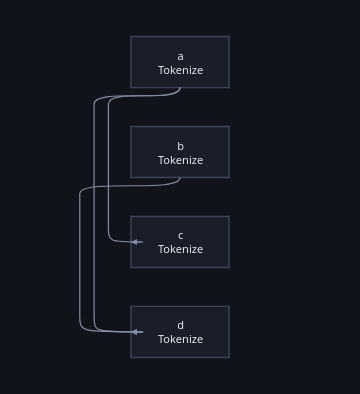

Notebook code cell kept with this figure:
### Markdown cell above
## The boxes say *when*, the arrows say *what feeds what*

For a graph built with `>>` and `|` the two agree. They stop agreeing for a
graph that is **not series-parallel** — only reachable through `node()`/`edge()`
— where the decomposition falls back to a flat sequence and the nesting no
longer says who feeds whom. The `N` is the case: `a→c`, `a→d`, `b→d`.

The arrows are all there is there, and a figure without them would be a lie.

### Code cell
n = Graph()
for who in ("a", "b", "c", "d"):
    n.node(who, Tokenize())
n.edge("a", "c")
n.edge("a", "d")
n.edge("b", "d")
n.figure()

### Figure 1 — Plotly figure (JSON) as saved in the notebook; plotly's stock layout.template omitted (floating-point values rounded to 4 significant figures)
{"data": [{"hoverinfo": "text", "hovertext": ["<b>a</b><br>class: Tokenize<br>device: cpu", "<b>b</b><br>class: Tokenize<br>device: cpu", "<b>c</b><br>class: Tokenize<br>device: cpu", "<b>d</b><br>class: Tokenize<br>device: cpu"], "marker": {"opacity": 0, "size": 1}, "mode": "markers", "showlegend": false, "type": "scatter", "x": [48.0, 48.0, 48.0, 48.0], "y": [25.0, 113.0, 201.0, 289.0]}], "layout": {"annotations": [{"align": "center", "font": {"color": "#e7e9ef", "family": "system-ui, -apple-system, Segoe UI, Roboto, sans-serif", "size": 11}, "showarrow": false, "text": "a<br>Tokenize", "x": 48.0, "xanchor": "center", "y": 25.0, "yanchor": "middle"}, {"align": "center", "font": {"color": "#e7e9ef", "family": "system-ui, -apple-system, Segoe UI, Roboto, sans-serif", "size": 11}, "showarrow": false, "text": "b<br>Tokenize", "x": 48.0, "xanchor": "center", "y": 113.0, "yanchor": "middle"}, {"align": "center", "font": {"color": "#e7e9ef", "family": "system-ui, -apple-system, Segoe UI, Roboto, sans-serif", "size": 11}, "showarrow": false, "text": "c<br>Tokenize", "x": 48.0, "xanchor": "center", "y": 201.0, "yanchor": "middle"}, {"align": "center", "font": {"color": "#e7e9ef", "family": "system-ui, -apple-system, Segoe UI, Roboto, sans-serif", "size": 11}, "showarrow": false, "text": "d<br>Tokenize", "x": 48.0, "xanchor": "center", "y": 289.0, "yanchor": "middle"}, {"arrowcolor": "#868ea3", "arrowhead": 2, "arrowsize": 1, "arrowwidth": 1.2, "ax": 12.0, "axref": "x", "ay": 201.0, "ayref": "y", "showarrow": true, "text": "", "x": 0.0, "xref": "x", "y": 201.0, "yref": "y"}, {"arrowcolor": "#868ea3", "arrowhead": 2, "arrowsize": 1, "arrowwidth": 1.2, "ax": 12.0, "axref": "x", "ay": 289.0, "ayref": "y", "showarrow": true, "text": "", "x": 0.0, "xref": "x", "y": 289.0, "yref": "y"}, {"arrowcolor": "#868ea3", "arrowhead": 2, "arrowsize": 1, "arrowwidth": 1.2, "ax": 12.0, "axref": "x", "ay": 289.0, "ayref": "y", "showarrow": true, "text": "", "x": 0.0, "xref": "x", "y": 289.0, "yref": "y"}], "font": {"color": "#e7e9ef", "family": "system-ui, -apple-system, Segoe UI, Roboto, sans-serif", "size": 12}, "height": 394.0, "hoverlabel": {"align": "left", "bgcolor": "#1a1e28", "bordercolor": "#2c3242", "font": {"color": "#e7e9ef", "family": "system-ui, -apple-system, Segoe UI, Roboto, sans-serif"}}, "legend": {"bgcolor": "rgba(0,0,0,0)", "font": {"color": "#868ea3"}, "orientation": "h", "x": 1, "xanchor": "right", "y": 1.02, "yanchor": "bottom"}, "margin": {"b": 16, "l": 16, "r": 16, "t": 16}, "paper_bgcolor": "#101319", "plot_bgcolor": "#101319", "shapes": [{"fillcolor": "#1a1e28", "layer": "below", "line": {"color": "#3d4459", "width": 1.4}, "type": "rect", "x0": 0.0, "x1": 96.0, "y0": 0.0, "y1": 50.0}, {"fillcolor": "#1a1e28", "layer": "below", "line": {"color": "#3d4459", "width": 1.4}, "type": "rect", "x0": 0.0, "x1": 96.0, "y0": 88.0, "y1": 138.0}, {"fillcolor": "#1a1e28", "layer": "below", "line": {"color": "#3d4459", "width": 1.4}, "type": "rect", "x0": 0.0, "x1": 96.0, "y0": 176.0, "y1": 226.0}, {"fillcolor": "#1a1e28", "layer": "below", "line": {"color": "#3d4459", "width": 1.4}, "type": "rect", "x0": 0.0, "x1": 96.0, "y0": 264.0, "y1": 314.0}, {"layer": "below", "line": {"color": "#868ea3", "width": 1.2}, "path": "M 48.0,50.0 C 48.0,66.0 -22.0,50.0 -22.0,66.0 L -22.0,185.0 C -22.0,201.0 -22.0,201.0 12.0,201.0", "type": "path", "xref": "x", "yref": "y"}, {"layer": "below", "line": {"color": "#868ea3", "width": 1.2}, "path": "M 48.0,50.0 C 48.0,66.0 -36.0,50.0 -36.0,66.0 L -36.0,273.0 C -36.0,289.0 -36.0,289.0 12.0,289.0", "type": "path", "xref": "x", "yref": "y"}, {"layer": "below", "line": {"color": "#868ea3", "width": 1.2}, "path": "M 48.0,138.0 C 48.0,154.0 -50.0,138.0 -50.0,154.0 L -50.0,273.0 C -50.0,289.0 -50.0,289.0 12.0,289.0", "type": "path", "xref": "x", "yref": "y"}], "width": 360, "xaxis": {"range": [-20, 116.0], "visible": false}, "yaxis": {"range": [334.0, -20], "scaleanchor": "x", "visible": false}}}
